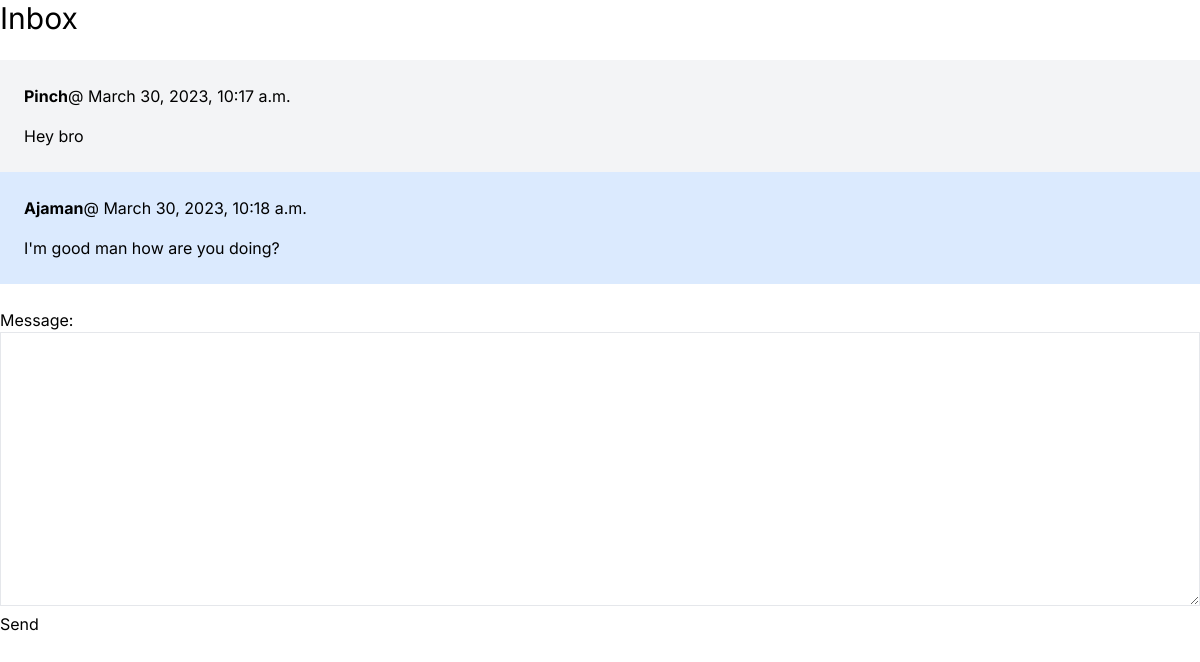
The page /inbox/2/ (signed in) on the database its author committed.
### chat/models.py (models this page shows, shortened)
class Chat(models.Model):
    conversation = models.ForeignKey(Conversation, default='', related_name='messages', on_delete=models.CASCADE)
    created_by = models.ForeignKey(User, default='', related_name='created_messages', on_delete=models.CASCADE)
    message = models.TextField()
    created_at = models.DateTimeField(auto_now_add=True)

### chat/views.py (the view)
# urls.py: path('<int:pk>/', views.detail, name='detail'),
@login_required(login_url='login')
def detail(request, pk):
    conversation = Conversation.objects.filter(members__in=[request.user.id]).get(pk=pk)
    if request.method == 'POST':
        form = ConversationMessageForm(request.POST)
        if form.is_valid():
            conversation_message = form.save(commit=False)
            conversation_message.conversation = conversation
            conversation_message.created_by = request.user
            conversation_message.save()
            return redirect('chat:detail', pk=pk)
    else:
        form = ConversationMessageForm()
    return render(request, 'chat/detail.html', {
        'conversation': conversation,
        'form': form
    })

### chat/forms.py
class ConversationMessageForm(forms.ModelForm):
    class Meta:
        model = Chat
        fields = ('message',)
        widgets = {
            'message': forms.Textarea(attrs={
                'class': 'w-full py-4 px-6 rounded-xl border'
            })
        }

### chat/templates/chat/detail.html (shortened to what this page needs)
<!DOCTYPE html>
{% load static %}
<html lang="en">
<head>
    <link rel="stylesheet" href="{% static 'assets/css/tailwind.css' %}">
</head>
<body>
<h1 class="mb-6 text-3xl">Inbox</h1>
<div class="space-y-6">
    {% for message in conversation.messages.all %}
    <div class="p-6 {% if message.created_by == request.user %}bg-blue-100{% else %} bg-gray-100 {% endif %} rounded-xl">
        <div>
            <p class="mb-4"><strong>{{ message.created_by.username }}</strong>@ {{ message.created_at }}</p>
            <p>{{ message.message }}</p>
        </div>
    </div>
    {% endfor %}
</div>
<form method="post" action="." class="mt-6">
    {{ form.as_p }}
    <button>Send</button>
</form>
</body>
</html>

### rows shown on the page
Chat: created_by.username "Pinch", created_at "March 30, 2023, 10:17 a.m.", message "Hey bro"
Chat: created_by.username "Ajaman", created_at "March 30, 2023, 10:18 a.m.", message "I'm good man how are you doing?"
